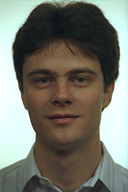
#> input picture images/00002_940128_fb.ppm, 128 x 192 px; its folder holds only this picture in this run
$ python test_data_generator.py
#> lines starting #> are read from the running program, lines starting #| are printed output that depends on the picture
import os
import random
from glob import glob

import numpy as np
from PIL import Image

ORIGINAL = 'images/'
RESULT_INPUT = 'test_data_updated/input/'
RESULT_OUTPUT = 'test_data_updated/output/'


def create_test_data(target_size, source_rescale, shuffle=True, ):
#> called with target_size = (224, 224), source_rescale = (56, 56), shuffle = True
    originals = glob(os.path.join(ORIGINAL, '*.ppm'))

    if shuffle:
        random.shuffle(originals)

    source = np.ndarray((len(originals), target_size[0], target_size[1], 1), dtype=np.float32)
    target = np.ndarray((len(originals), target_size[0], target_size[1], 1), dtype=np.float32)

    for i in range(len(originals)):
        with Image.open(originals[i]) as img:
#> img is the input picture: PIL image 128x192 RGB; mean R, G, B 118.6, 119.7, 109.6
            img = img.convert('L').resize(target_size)
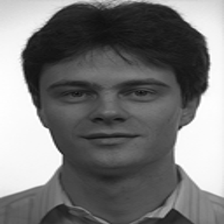
#> img: PIL image 224x224 L; min 12, max 255, mean 118.2
            source_img = img.resize(source_rescale).resize(target_size)
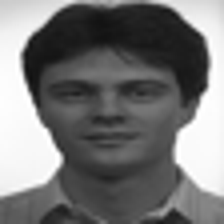
#> source_img: PIL image 224x224 L; min 16, max 255, mean 118.2

            source_scaled = np.asarray(source_img) / 255
            target_scaled = np.asarray(img) / 255

            source[i] = source_scaled.reshape(target_size[0], target_size[1], 1)
            target[i] = target_scaled.reshape(target_size[0], target_size[1], 1)

    return source, target


if __name__ == '__main__':
    x, y = create_test_data(source_rescale=(56, 56), target_size=(224, 224))

    for i in range(len(x)):
        img_in = Image.fromarray(x[i].reshape(224, 224) * 255)
        img_in = img_in.convert('RGB')
        img_out = Image.fromarray(y[i].reshape(224, 224) * 255)
        img_out = img_out.convert('RGB')
        img_in.save(RESULT_INPUT + "in_" + str(i) + ".ppm", "ppm")
        img_out.save(RESULT_OUTPUT + "out_" + str(i) + ".ppm", "ppm")

$ run again, on images/00029_940928_fb.ppm
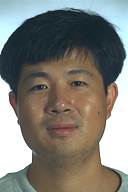
#> input picture images/00029_940928_fb.ppm, 128 x 192 px
#> in create_test_data, img is the input picture: PIL image 128x192 RGB; mean R, G, B 126.3, 125.1, 118.4
#> in create_test_data, `img = img.convert('L').resize(target_size)`:
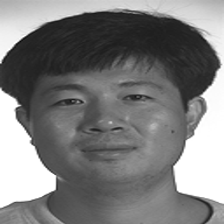
#> img: PIL image 224x224 L; min 10, max 255, mean 124.6
#> in create_test_data, `source_img = img.resize(source_rescale).resize(target_size)`:
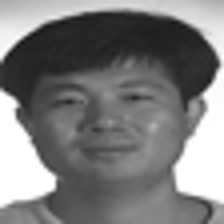
#> source_img: PIL image 224x224 L; min 23, max 255, mean 124.5

$ run again, on images/00003_941121_fb.ppm
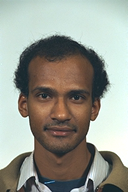
#> input picture images/00003_941121_fb.ppm, 128 x 192 px
#> in create_test_data, img is the input picture: PIL image 128x192 RGB; mean R, G, B 151.3, 153.6, 144.5
#> in create_test_data, `img = img.convert('L').resize(target_size)`:
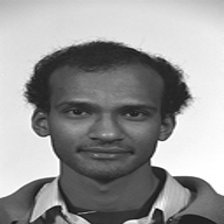
#> img: PIL image 224x224 L; min 2, max 255, mean 151.9
#> in create_test_data, `source_img = img.resize(source_rescale).resize(target_size)`:
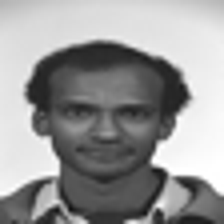
#> source_img: PIL image 224x224 L; min 17, max 255, mean 151.9
